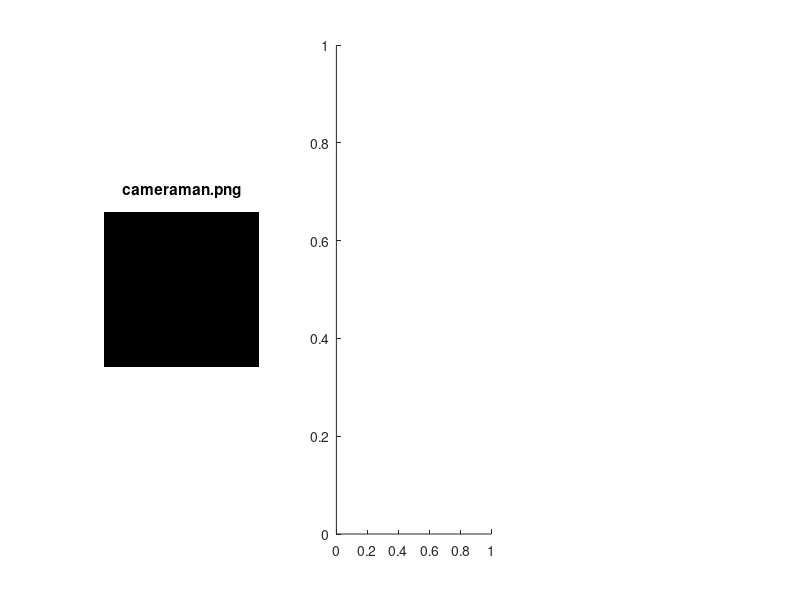

The MATLAB source for this figure: (Note: this script raises an error after producing the figure.)
figure
subplot(1,3,1)
imshow(I);
title('cameraman.png')

subplot(1,3,2)
imshow(c3);
title('corrupt3.png')

subplot(1,3,3)
imshow(LinearContrastStretching);
title('Linear contrast stretching')
